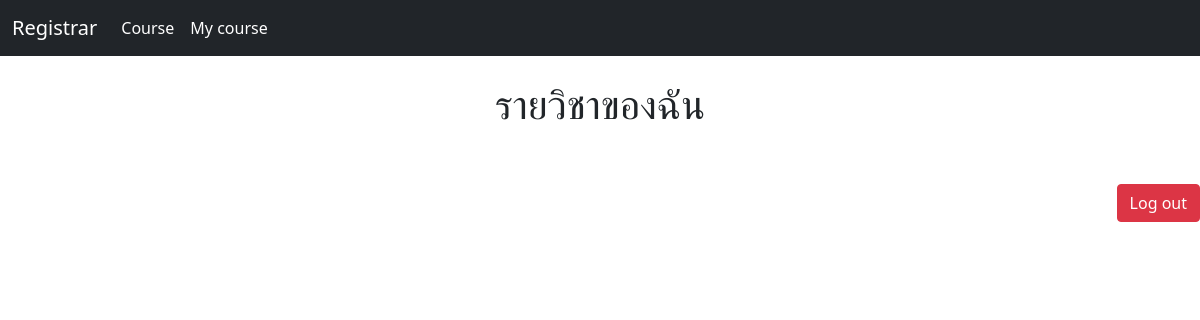
The page /listquota/ (signed in) on the database as committed earlier.
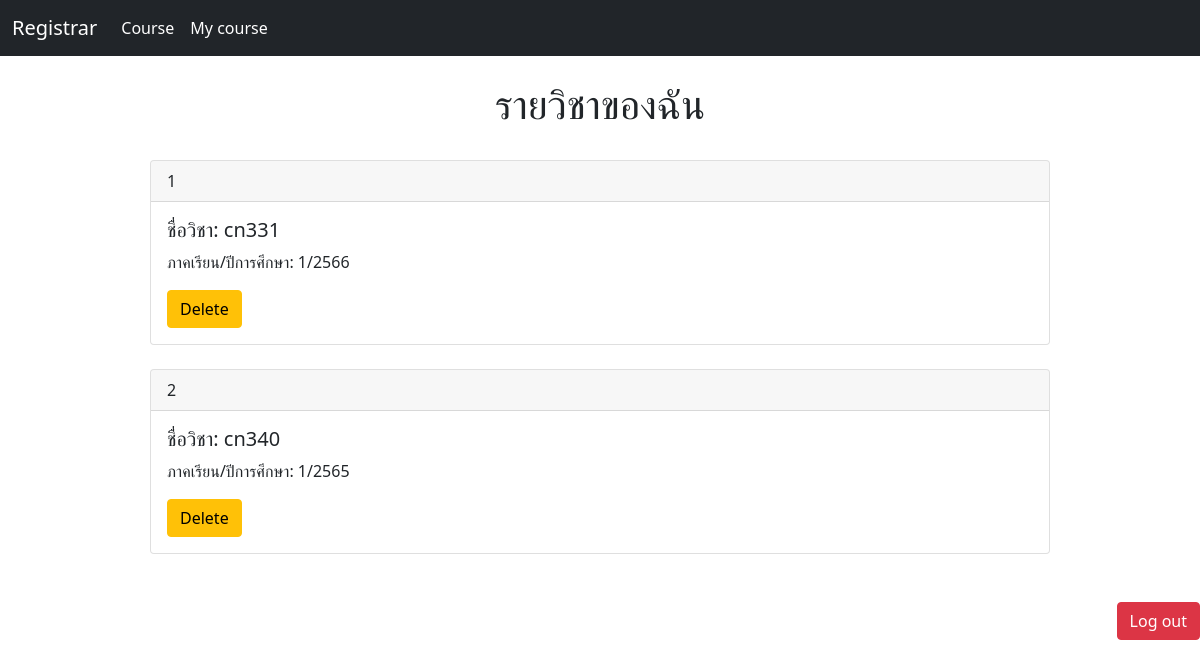
The same page on the database as committed later.
### Register/models.py (models this page shows, shortened)
class Subject(models.Model):
    course = models.CharField(max_length=128)
    id_course = models.CharField(max_length=128)
    Semester = models.CharField(max_length=64)
    Year = models.IntegerField()
    quota = models.IntegerField(default=50)
    max_quota = models.PositiveIntegerField(default=50)
    is_open = models.BooleanField(default=True)
    students = models.ManyToManyField(Student, blank=True, related_name="Subject")

### Register/views.py (the view)
# urls.py: path('listquota/', views.quotalist, name='quotalist'),
def quotalist(request):
    all_courses = Subject.objects.all()
    user = request.user
    student = Student.objects.get(user = user)
    enrolled_courses = Subject.objects.filter(students = student)
    return render(request, 'Register/listquota.html', {
        "enrolled_courses": enrolled_courses,
        'user': user
    })

### Register/Templates/Register/listquota.html (shortened to what this page needs)
{% extends "Register/base.html" %}
{% block body %}
<br>
    <div class="center">
        <h1>รายวิชาของฉัน</h1>
    </div>
<br>
    <div class="row g-0">
        {%for i in enrolled_courses%}
        <div class="container">
            <div class="card w-75 mx-auto">
                <div class="card-header">
                    {{i.id_course}}
                </div>
                <div class="card-body">
                  <h5 class="card-title">ชื่อวิชา: {{i.course}} </h5>
                  <p class="card-text">ภาคเรียน/ปีการศึกษา: {{i.Semester}}/{{i.Year}}</p>
                    <form method = "post" action = "{% url 'delete' i.id %}">
                            <div class="col-6 col-md-4">
                                <button type="submit" class="btn btn-warning">Delete</button>
                            </div>
                    </form>
                 </div>
            </div>
            <br>
        </div>
        {% endfor %}
    </div>
{% endblock %}

Rows that differ between the two databases and show on the page:
now on this page (row edited): Subject: id_course "1", course "cn331", Semester "1", Year "2566"
now on this page (row edited): Subject: id_course "2", course "cn340", Semester "1", Year "2565"
